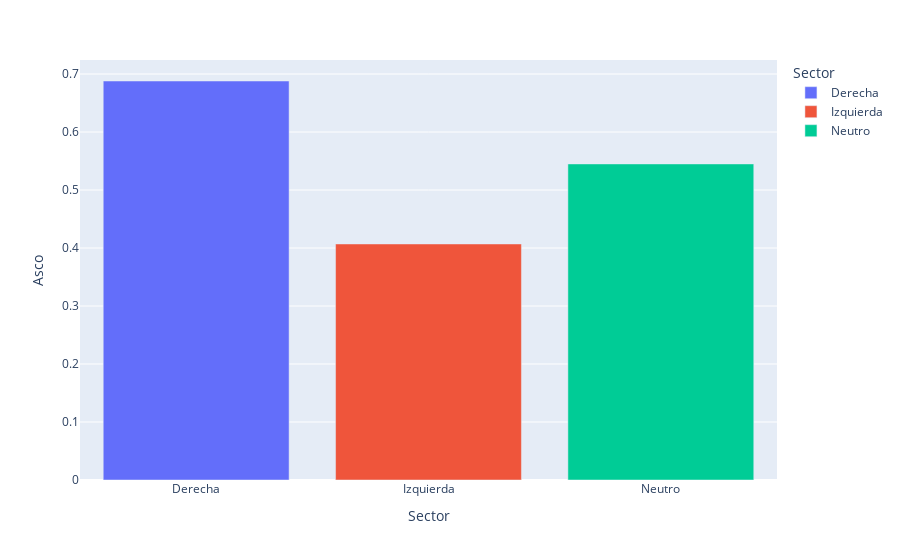

Notebook source saved alongside this figure:
### Code cell
fig = px.bar(counts_normalized, x='Sector', y='Asco', color='Sector')
fig.show()

### Figure 1 — Plotly figure (JSON) as saved in the notebook; plotly's stock layout.template omitted (floating-point values rounded to 4 significant figures)
{"data": [{"alignmentgroup": "True", "hovertemplate": "Sector=%{x}<br>Asco=%{y}<extra></extra>", "legendgroup": "Derecha", "marker": {"color": "#636efa", "pattern": {"shape": ""}}, "name": "Derecha", "offsetgroup": "Derecha", "orientation": "v", "showlegend": true, "textposition": "auto", "type": "bar", "x": ["Derecha"], "xaxis": "x", "y": [0.688], "yaxis": "y"}, {"alignmentgroup": "True", "hovertemplate": "Sector=%{x}<br>Asco=%{y}<extra></extra>", "legendgroup": "Izquierda", "marker": {"color": "#EF553B", "pattern": {"shape": ""}}, "name": "Izquierda", "offsetgroup": "Izquierda", "orientation": "v", "showlegend": true, "textposition": "auto", "type": "bar", "x": ["Izquierda"], "xaxis": "x", "y": [0.407], "yaxis": "y"}, {"alignmentgroup": "True", "hovertemplate": "Sector=%{x}<br>Asco=%{y}<extra></extra>", "legendgroup": "Neutro", "marker": {"color": "#00cc96", "pattern": {"shape": ""}}, "name": "Neutro", "offsetgroup": "Neutro", "orientation": "v", "showlegend": true, "textposition": "auto", "type": "bar", "x": ["Neutro"], "xaxis": "x", "y": [0.545], "yaxis": "y"}], "layout": {"autosize": true, "barmode": "relative", "legend": {"title": {"text": "Sector"}, "tracegroupgap": 0}, "margin": {"t": 60}, "xaxis": {"anchor": "y", "autorange": true, "categoryarray": ["Derecha", "Izquierda", "Neutro"], "categoryorder": "array", "domain": [0, 1], "range": [-0.5, 2.5], "title": {"text": "Sector"}, "type": "category"}, "yaxis": {"anchor": "x", "autorange": true, "domain": [0, 1], "range": [0, 0.7242], "title": {"text": "Asco"}, "type": "linear"}}}
